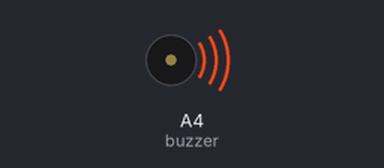
Bench run of a sketch on a simulated Arduino Uno, built with avr-gcc and run on an emulated ATmega328P. Shown: buzzer (waves = sounding).

Above: at 4.2 s.
At 55.8 s:
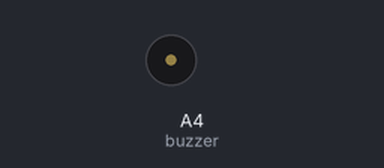
Timing chart, 0 to 57.3 s (numbered marks = the images above):
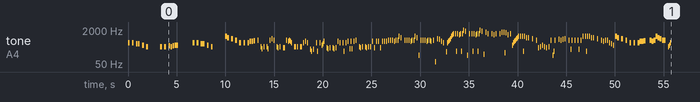

The sketch:

Devotion_of_the_Keeper.ino
```cpp
// GENSHIN IMPACT 托馬 角色演示 OST "赤膽昭忠" / Thoma's Character Demo OST "Devotion of the Keeper"

#include <avr/pgmspace.h>

#define NOTE_B0  31
#define NOTE_C1  33
#define NOTE_CS1 35
#define NOTE_D1  37
#define NOTE_DS1 39
#define NOTE_E1  41
#define NOTE_F1  44
#define NOTE_FS1 46
#define NOTE_G1  49
#define NOTE_GS1 52
#define NOTE_A1  55
#define NOTE_AS1 58
#define NOTE_B1  62
#define NOTE_C2  65
#define NOTE_CS2 69
#define NOTE_D2  73
#define NOTE_DS2 78
#define NOTE_E2  82
#define NOTE_F2  87
#define NOTE_FS2 93
#define NOTE_G2  98
#define NOTE_GS2 104
#define NOTE_A2  110
#define NOTE_AS2 117
#define NOTE_B2  123
#define NOTE_C3  131
#define NOTE_CS3 139
#define NOTE_D3  147
#define NOTE_DS3 156
#define NOTE_E3  165
#define NOTE_F3  175
#define NOTE_FS3 185
#define NOTE_G3  196
#define NOTE_GS3 208
#define NOTE_A3  220
#define NOTE_AS3 233
#define NOTE_B3  247
#define NOTE_C4  262
#define NOTE_CS4 277
#define NOTE_D4  294
#define NOTE_DS4 311
#define NOTE_E4  330
#define NOTE_F4  349
#define NOTE_FS4 370
#define NOTE_G4  392
#define NOTE_GS4 415
#define NOTE_A4  440
#define NOTE_AS4 466
#define NOTE_B4  494
#define NOTE_C5  523
#define NOTE_CS5 554
#define NOTE_D5  587
#define NOTE_DS5 622
#define NOTE_E5  659
#define NOTE_F5  698
#define NOTE_FS5 740
#define NOTE_G5  784
#define NOTE_GS5 831
#define NOTE_A5  880
#define NOTE_AS5 932
#define NOTE_B5  988
#define NOTE_C6  1047
#define NOTE_CS6 1109
#define NOTE_D6  1175
#define NOTE_DS6 1245
#define NOTE_E6  1319
#define NOTE_F6  1397
#define NOTE_FS6 1480
#define NOTE_G6  1568
#define NOTE_GS6 1661
#define NOTE_A6  1760
#define NOTE_AS6 1865
#define NOTE_B6  1976
#define NOTE_C7  2093
#define NOTE_CS7 2217
#define NOTE_D7  2349
#define NOTE_DS7 2489
#define NOTE_E7  2637
#define NOTE_F7  2794
#define NOTE_FS7 2960
#define NOTE_G7  3136
#define NOTE_GS7 3322
#define NOTE_A7  3520
#define NOTE_AS7 3729
#define NOTE_B7  3951
#define NOTE_C8  4186
#define NOTE_CS8 4435
#define NOTE_D8  4699
#define NOTE_DS8 4978
#define NOTE_E8  5274
#define NOTE_F8  5588
#define NOTE_FS8 5920
#define NOTE_G8  6272
#define NOTE_GS8 6645
#define NOTE_A8  7074
#define NOTE_AS8 7459
#define NOTE_B8  7902
#define REST 0

int tempo = 72;
int buzzer = A4;

const int melody[] PROGMEM = {
  NOTE_B4,16,REST,16,NOTE_B4,16,REST,16,NOTE_A4,16,NOTE_A4,16,REST,16,NOTE_G4,16,REST,16,NOTE_E4,16,REST,4,REST,8,
  NOTE_E4,16,REST,16,NOTE_E4,16,REST,16,NOTE_FS4,16,NOTE_E4,16,NOTE_FS4,16,NOTE_G4,8,REST,4,REST,8,REST,16,
  NOTE_B4,16,REST,16,NOTE_B4,16,REST,16,NOTE_A4,16,NOTE_A4,16,REST,16,NOTE_G4,16,REST,16,NOTE_E4,16,REST,4,REST,8,
  NOTE_B5,16,NOTE_A5,16,REST,16,NOTE_G5,16,REST,16,NOTE_E5,16,REST,16,NOTE_B4,16,REST,16,NOTE_B4,16,REST,16,NOTE_B4,16,NOTE_D5,16,NOTE_D5,16,NOTE_DS5,16,REST,16,
  NOTE_E5,32,REST,16,NOTE_E4,32,NOTE_C4,32,REST,32,NOTE_E4,32,REST,16,NOTE_E4,32,NOTE_C4,32,REST,32,NOTE_E5,32,REST,32,NOTE_G5,32,REST,32,NOTE_E5,32,REST,16,
  NOTE_E4,32,NOTE_D4,32,REST,32,NOTE_E4,32,REST,16,NOTE_D4,32,NOTE_D4,32,REST,32,NOTE_E5,32,REST,32,NOTE_D5,32,NOTE_E5,32,NOTE_D5,32,NOTE_B4,32,REST,16,
  NOTE_E4,32,NOTE_E4,32,REST,32,NOTE_E4,32,REST,16,NOTE_E4,32,NOTE_E4,32,REST,32,NOTE_B4,32,REST,32,NOTE_D5,32,REST,32,NOTE_B4,32,REST,16,
  NOTE_B3,32,NOTE_G3,32,REST,32,NOTE_B3,32,REST,16,NOTE_B4,32,NOTE_G3,32,REST,32,NOTE_B4,32,REST,32,NOTE_G4,32,NOTE_A4,32,NOTE_D5,32,REST,16,
  NOTE_D4,32,NOTE_C4,32,REST,32,NOTE_D4,32,REST,16,NOTE_D4,32,NOTE_C4,32,REST,32,NOTE_D4,32,REST,32,NOTE_D5,32,REST,32,
  NOTE_B4,32,REST,16,NOTE_B4,32,NOTE_G3,32,REST,32,NOTE_B4,32,REST,32,NOTE_D5,32,REST,32,NOTE_C4,32,NOTE_D5,32,NOTE_C4,32,REST,32,NOTE_D5,32,REST,32,NOTE_E5,32,REST,16,
  NOTE_E4,32,NOTE_D4,32,REST,32,NOTE_E4,32,REST,16,NOTE_E4,32,NOTE_D4,32,REST,32,NOTE_E4,32,REST,32,NOTE_E4,32,REST,32,
  NOTE_D5,32,REST,32,NOTE_D4,32,REST,32,NOTE_D5,32,REST,32,NOTE_D5,32,REST,32,NOTE_D4,32,REST,32,NOTE_D5,32,REST,32,NOTE_D5,32,REST,32,NOTE_D5,32,REST,32,
  NOTE_E5,32,REST,32,NOTE_E5,32,REST,32,NOTE_E5,32,REST,32,NOTE_D5,32,NOTE_E5,32,REST,32,NOTE_E5,32,NOTE_B5,32,REST,32,
  NOTE_A5,32,REST,16,REST,32,NOTE_E5,32,REST,32,NOTE_E5,32,REST,32,NOTE_E5,32,REST,32,NOTE_D5,32,NOTE_E5,32,REST,32,NOTE_E5,32,
  NOTE_B5,32,REST,32,NOTE_A5,32,REST,32,NOTE_C3,32,REST,32,
  NOTE_E5,32,REST,32,NOTE_E5,32,REST,32,NOTE_E5,32,REST,32,NOTE_D5,32,NOTE_E5,32,REST,32,
  NOTE_E5,32,NOTE_D5,32,REST,32,NOTE_E5,32,REST,32,NOTE_C2,32,REST,32,NOTE_G5,32,REST,32,NOTE_FS5,32,REST,32,NOTE_D5,32,REST,32,NOTE_B4,32,REST,16,
  NOTE_FS3,32,NOTE_B4,32,NOTE_D5,32,NOTE_E5,32,NOTE_G5,32,NOTE_B5,32,NOTE_D6,32,NOTE_E6,32,REST,32,NOTE_E6,32,NOTE_G3,32,NOTE_E6,32,REST,32,
  NOTE_D6,32,NOTE_E6,32,NOTE_G3,32,NOTE_E6,32,NOTE_B6,32,REST,32,NOTE_A6,32,REST,32,NOTE_C3,32,REST,32,
  NOTE_E6,32,REST,32,NOTE_E6,32,NOTE_G3,32,NOTE_E6,32,REST,32,NOTE_D6,32,NOTE_E6,32,NOTE_G3,32,NOTE_E6,32,NOTE_B6,32,REST,32,NOTE_A6,32,REST,32,NOTE_D3,32,REST,32,
  NOTE_G6,32,REST,32,NOTE_E6,32,REST,16,REST,32,NOTE_E6,32,REST,32,NOTE_D6,32,REST,32,NOTE_E6,32,REST,16,REST,32,
  NOTE_E6,32,REST,32,NOTE_G6,32,REST,32,NOTE_G6,32,NOTE_E3,32,NOTE_FS6,32,REST,32,NOTE_D6,32,REST,32,NOTE_E6,32,REST,32,
  NOTE_G4,32,NOTE_B4,32,NOTE_D5,32,NOTE_E5,32,NOTE_G5,32,NOTE_A5,32,
  NOTE_B5,32,REST,32,NOTE_B5,32,REST,32,NOTE_B5,32,NOTE_G3,32,NOTE_B5,32,REST,32,
  NOTE_A5,32,REST,32,NOTE_A5,32,REST,16,REST,32,NOTE_G5,32,REST,16,REST,32,NOTE_E5,32,REST,32,
  NOTE_D4,32,REST,32,NOTE_E4,32,REST,32,NOTE_G4,32,REST,32,NOTE_E4,32,REST,32,NOTE_D4,32,REST,32,NOTE_E4,32,REST,32,NOTE_E5,32,REST,32,NOTE_C3,32,NOTE_G3,32,
  NOTE_E5,32,REST,16,REST,32,NOTE_FS5,32,REST,32,NOTE_E5,32,REST,32,NOTE_FS5,32,REST,32,NOTE_G5,32,REST,16,REST,32,
  NOTE_E5,32,REST,32,NOTE_B3,32,NOTE_E5,32,REST,16,NOTE_E5,32,REST,16,NOTE_E5,32,NOTE_B3,32,REST,32,NOTE_E5,32,REST,32,
  NOTE_B5,32,REST,32,NOTE_B5,32,NOTE_G3,32,NOTE_B5,32,REST,32,NOTE_B5,32,REST,32,
  NOTE_A5,32,REST,32,NOTE_A5,32,REST,16,REST,32,NOTE_G5,32,REST,16,REST,32,NOTE_E5,32,REST,32,NOTE_D5,32,REST,32,
  NOTE_E5,32,REST,32,NOTE_E5,32,REST,32,NOTE_B4,32,REST,32,NOTE_A4,32,REST,32,NOTE_G4,32,REST,32,
  NOTE_B5,16,NOTE_A5,16,REST,16,NOTE_G5,16,REST,16,NOTE_E5,16,REST,16,NOTE_B4,16,REST,16,NOTE_B4,16,REST,16,NOTE_B4,16,
  NOTE_D5,16,NOTE_D5,16,NOTE_DS5,16,REST,8,NOTE_E5,16,NOTE_D5,16,NOTE_E5,16,NOTE_B5,16,NOTE_A5,16,NOTE_G5,16,NOTE_E5,8,REST,16,
  NOTE_E4,32,NOTE_G4,32,NOTE_B4,32,


};

int notes = sizeof(melody) / sizeof(melody[0]) / 2;
int wholenote = (60000 * 4) / tempo;

void playMelody(const int melody[], int notes, int wholenote) {
  for (int thisNote = 0; thisNote < notes * 2; thisNote += 2) {

    int pitch = pgm_read_word(&melody[thisNote]);
    int divider = pgm_read_word(&melody[thisNote + 1]);

    int noteDuration;

    if (divider > 0) {
      // 正常音符
      noteDuration = wholenote / divider;
    } else {
      // 負音符（1.5倍）
      noteDuration = wholenote / abs(divider);
      noteDuration = noteDuration * 1.5;
    }

    tone(buzzer, pitch, noteDuration * 0.9);
    delay(noteDuration);
    noTone(buzzer);
  }
}

void setup() {
  playMelody(melody, notes, wholenote);
}

void loop() {
}
```
